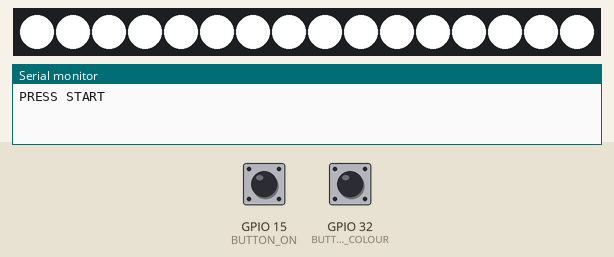
The sketch below on a simulated ESP32. Parts: 16 RGB LEDs in strip order, left to right, the last lines printed to the serial monitor. The test bench sets the inputs (shaded band); at power-on: GPIO 32 (BUTTON_COLOUR) HIGH, GPIO 15 (BUTTON_ON) HIGH.

Above: at 1.6 s.
1.7 s: GPIO 32 (BUTTON_COLOUR) pulled LOW for 1 s
At 2.1 s:
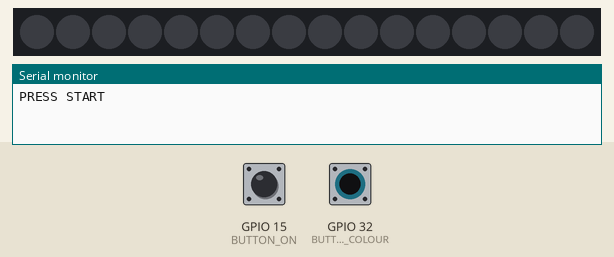
4.2 s: GPIO 32 (BUTTON_COLOUR) pulled LOW for 3.2 s
8.9 s: GPIO 32 (BUTTON_COLOUR) pulled LOW for 0.15 s
12.0 s: GPIO 32 (BUTTON_COLOUR) pulsed LOW 5 times (0.12 s each, 0.3 s apart)
At 13.07 s:
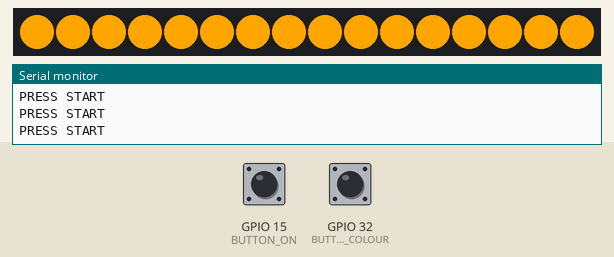
15.0 s: GPIO 32 (BUTTON_COLOUR) pulsed LOW 5 times (0.12 s each, 0.3 s apart)
At 15.75 s:
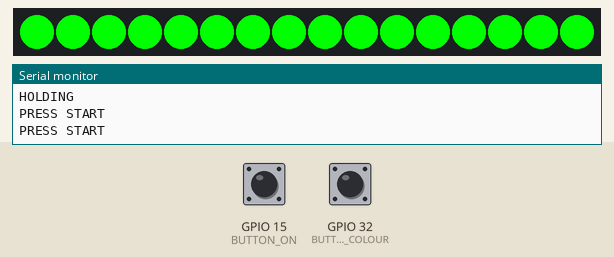
Timing chart, 0 to 18.0 s (numbered marks = the images above; inputs shaded):
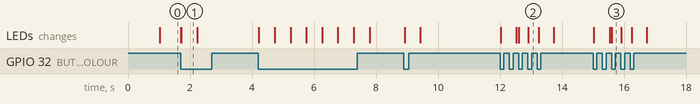

The sketch:

sketch_oct12a.ino
```cpp
#include <Adafruit_NeoPixel.h>

#define BUTTON_COLOUR   32

#define PIXEL_PIN    27

#define BUTTON_ON    15

#define PIXEL_COUNT 16 // 16 is our number but for testing neopixel 12

#define TOGGLE 0

// AdaFruit NeoPixel Library for lighting control of the NeoPixel ring
Adafruit_NeoPixel strip = Adafruit_NeoPixel(PIXEL_COUNT, PIXEL_PIN, NEO_GRB + NEO_KHZ800);

bool oldState = HIGH;
int showType = 0;
int hold = 0;

bool lastButtonState = HIGH;
bool buttonStatePrevious = HIGH;
bool changeColourPrevious = HIGH;
bool pixelState = LOW;

int toggle = 0;

int colour = 0;

int pauseColour = 0;

bool turnedOn = LOW;

void setup() {
  Serial.begin(9600);

  // Initialisation of READ and WRITE pins on the ESP32
  pinMode(BUTTON_ON, INPUT_PULLUP);
  pinMode(BUTTON_COLOUR, INPUT_PULLUP);
  pinMode(PIXEL_PIN, OUTPUT);

  strip.begin();
  strip.show(); // Initialize all pixels to 'off'
}

int lastAudioButtonPress = 0;

int lastOnOffButtonPress = 0;

int temp = millis();

void loop() {
  // Buttons stay low and will go high on button press

  int currentTime = millis();

  // Checks if the START/STOP button has been pressed
  bool buttonStateCurrent = digitalRead(BUTTON_ON);

  // To prevent debouncing, a 0.5s delay is required and a high must be received
  if (currentTime > lastOnOffButtonPress + 500 && buttonStateCurrent == HIGH) {

    // Alternate the colour based on current colour
    if (colour == 0) {
      play(strip.Color(0, 0, 0)); // off
      turnedOn = LOW;
    } else {
      play(strip.Color(255, 255, 255)); // on
      turnedOn = HIGH;
    }
    colour = (colour + 1) % 2;
    lastOnOffButtonPress = millis();
  }

  // Checks if the RECORD/STOP RECORDING button has been pressed
  bool changeColourCurrent = digitalRead(BUTTON_COLOUR);
  if (turnedOn == HIGH && changeColourCurrent == HIGH) {
    Serial.println("PRESS START");

    // Checks the time that the hold had started
    int startHoldTime = millis();

    // Flag to check if the 1 second hold was completed
    bool completed = false;

    // Hold the button until 500ms has passed or button is released
    while (changeColourCurrent == HIGH) {
      changeColourCurrent = digitalRead(BUTTON_COLOUR);

      // Hold has occurred for 1 second and should now change colour
      if (millis() > startHoldTime + 1000) {
        completed = true;
        break;
      }
    }

    // The button was held down the entire duration
    if (completed) {
        play(strip.Color(255, 255, 255)); // white
        pauseColour = 0;
    } else {
      if (pauseColour == 0) {
        play(strip.Color(0, 255, 0)); // green
      } else {
        play(strip.Color(255, 165, 00)); // orange
      }
      pauseColour = (pauseColour + 1) % 2;
    }

    changeColourCurrent = digitalRead(BUTTON_COLOUR);
    while (changeColourCurrent == HIGH) {
      changeColourCurrent = digitalRead(BUTTON_COLOUR);
      Serial.println("HOLDING");
    }
  }
}


/**
 * Updates the RGB value on the lighting strip for
 */
void play(uint32_t c) {
  for(uint16_t i=0; i<strip.numPixels(); i++) {
    strip.setPixelColor(i, c);
    strip.show();
  }

}
```

Measured:
- after the input at 1.7 s, the LEDs: first change at once (image 1 shows a later state)
- after the input at 12.0 s, the LEDs: first change at once (image 2 shows a later state)
- after the input at 15.0 s, the LEDs: first change at once (image 3 shows a later state)
- what the display in image 1 shows lasts 0.5 s, from 1.7 s to 2.2 s
